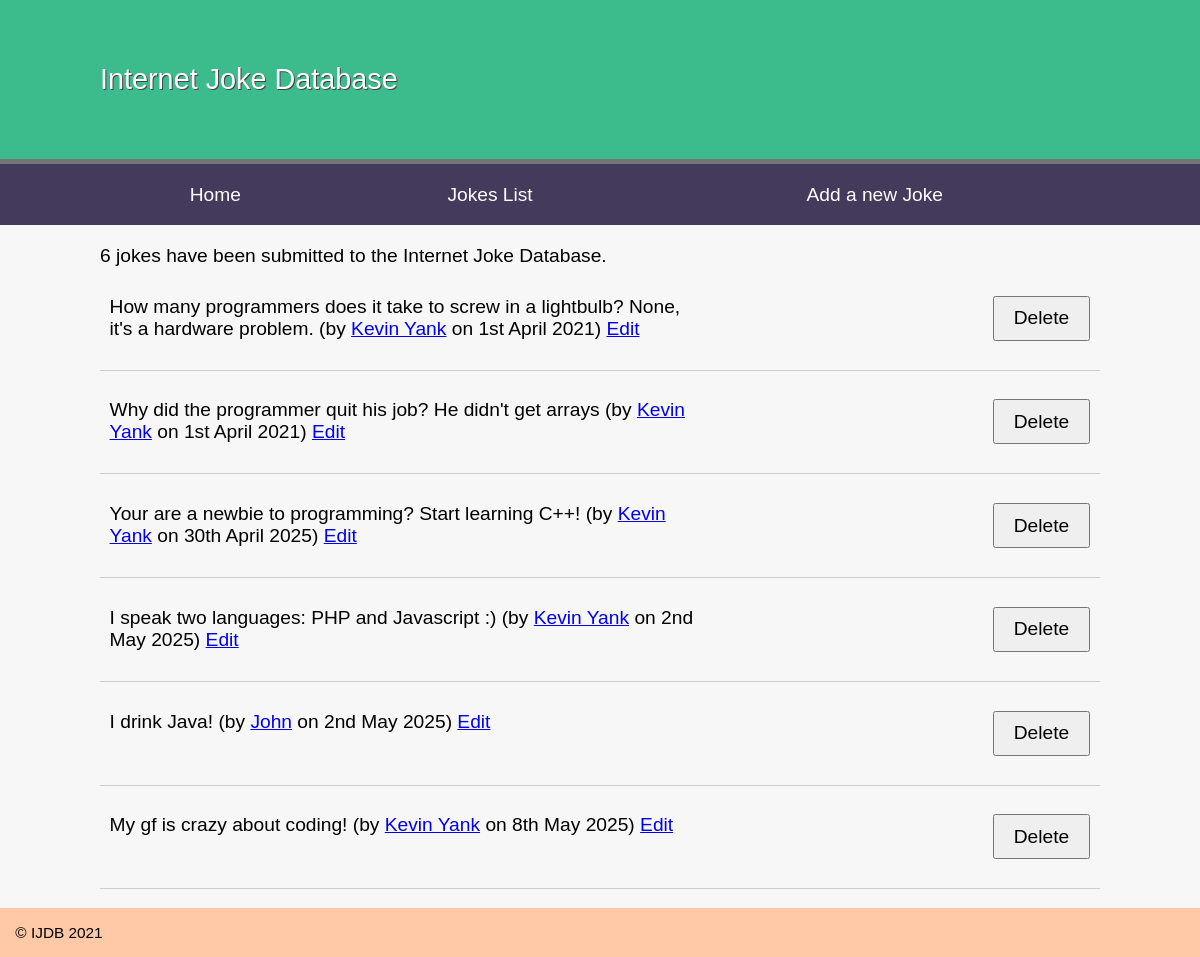
Before: /oop_entry_point_template/public/index.php?action=list with the older database file.
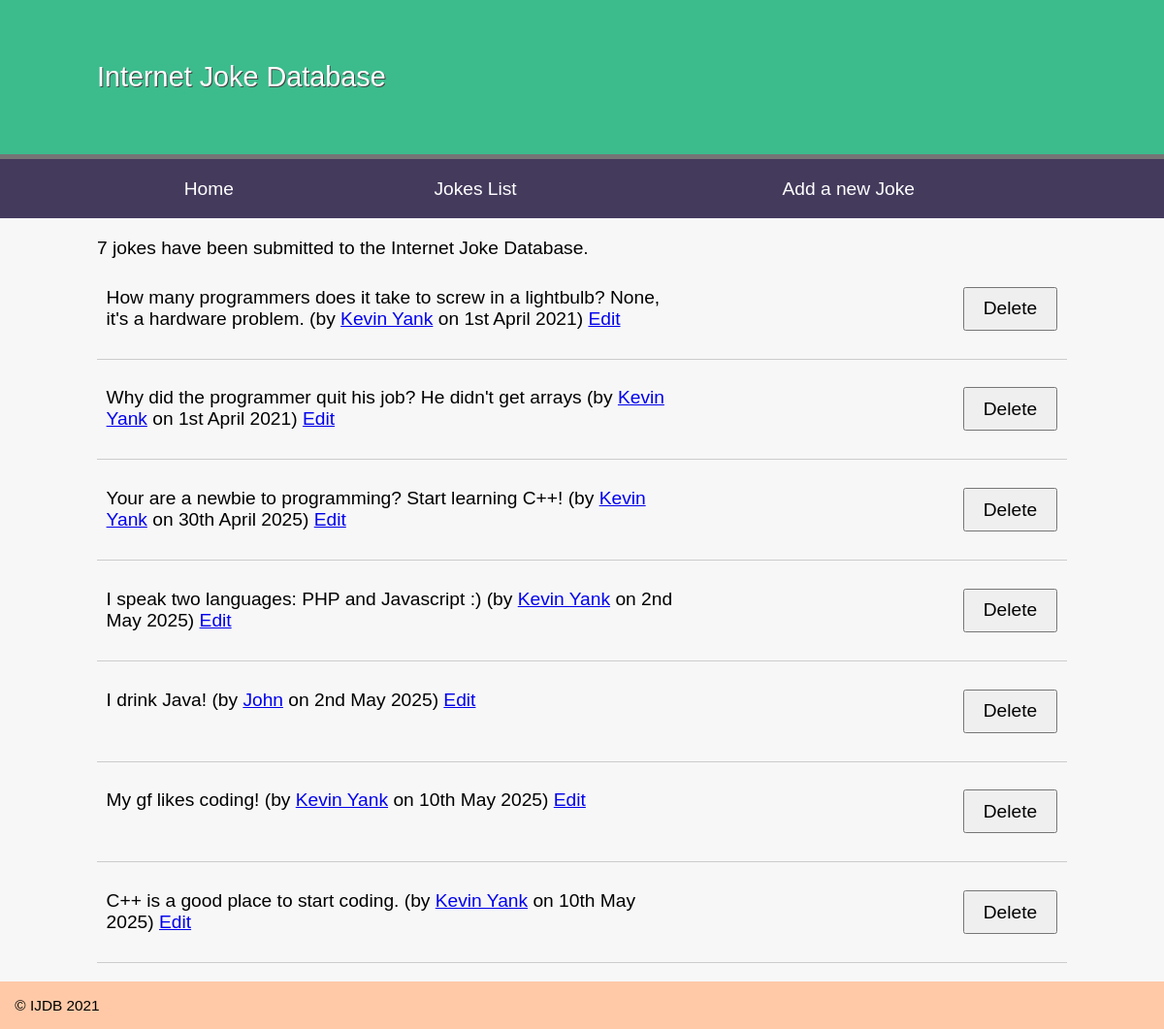
After: the same page with the newer database file.
### tables this page shows
CREATE TABLE `joke` (
  `id` int(11) NOT NULL AUTO_INCREMENT,
  `joketext` text DEFAULT NULL,
  `jokedate` date NOT NULL,
  `authorid` int(11) DEFAULT NULL,
  PRIMARY KEY (`id`)
);

### oop_entry_point_template/public/index.php (called while the page is built, shortened)
<?php
function loadTemplate($templateFileName, $variables) {
    extract($variables);
    include  __DIR__ . '/../templates/' . $templateFileName;
    return ob_get_clean();
}
try {
    include __DIR__ . '/../includes/DatabaseConnection.php';
    include __DIR__ . '/../classes/DatabaseTable.php';
    include __DIR__ . '/../controllers/JokeController.php';
    $jokesTable = new DatabaseTable($pdo, 'joke', 'id');
    $authorsTable = new DatabaseTable($pdo, 'author', 'id');
    $jokeController = new JokeController($jokesTable, $authorsTable);
    $action = $_GET['action'] ?? 'home';
    $page = $jokeController->$action();
    $variables = $page['variables'] ?? [];
    $output = loadTemplate($page['template'], $variables);
} catch (PDOException $e) {
    $title = 'An error has occurred';
    $output = 'Database error: ' . $e->getMessage() . ' in ' .
    $e->getFile() . ':' . $e->getLine();
}
include  __DIR__ . '/../templates/layout.html.php';

### oop_entry_point_template/controllers/JokeController.php (called while the page is built, shortened)
<?php
class JokeController {
	private $authorsTable;
    private $jokesTable;
    public function __construct(DatabaseTable $jokesTable, DatabaseTable $authorsTable) {
        $this->jokesTable = $jokesTable;
        $this->authorsTable = $authorsTable;
    }
	public function list() {
	    $result = $this->jokesTable->findAll();
	    $jokes = [];
	    foreach ($result as $joke) {
	        $author = $this->authorsTable->find('id', $joke['authorid'])[0];
	        $jokes[] = [
	            'id' => $joke['id'],
	            'joketext' => $joke['joketext'],
	            'jokedate' => $joke['jokedate'],
	            'name' => $author['name'],
	            'email' => $author['email']
	        ];
	    }
	    $title = 'Joke list';
	    $totalJokes = $this->jokesTable->total();
	    return ['template' => 'jokes.html.php',
		    'title' => $title,
		    'variables' => [
		        'totalJokes' => $totalJokes,
		        'jokes' => $jokes
		    ]
		];
	}
}

### oop_entry_point_template/classes/DatabaseTable.php (called while the page is built, shortened)
<?php
class DatabaseTable {
    public function find($field, $value) {
        $query = 'SELECT * FROM `' . $this->table . '` WHERE `' . $field . '` = :value';
        $values = [
            'value' => $value
        ];
        $stmt = $this->pdo->prepare($query);
        $stmt->execute($values);
        return $stmt->fetchAll();
    }
    public function findAll() {
        $stmt = $this->pdo->prepare('SELECT * FROM `' . $this->table . '`');
        $stmt->execute();
        return $stmt->fetchAll();
    }
    public function total() {
        $stmt = $this->pdo->prepare('SELECT COUNT(*) FROM `' . $this->table . '`');
        $stmt->execute();
        $row = $stmt->fetch();
        return $row[0];
    }
}

### oop_entry_point_template/templates/jokes.html.php (the view, shortened to what this page needs)
<p><?=$totalJokes?> jokes have been submitted to the Internet Joke Database.</p>
<?php foreach ($jokes as $joke): ?>
<blockquote>
  <p>
  <?=htmlspecialchars($joke['joketext'], ENT_QUOTES, 'UTF-8')?>
  (by <a href="mailto:<?=htmlspecialchars($joke['email'], ENT_QUOTES, 'UTF-8'); ?>">
  <?=htmlspecialchars($joke['name'], ENT_QUOTES, 'UTF-8'); ?></a> on
<?php
$date = new DateTime($joke['jokedate']);
echo $date->format('jS F Y');
?>)
  <a href="index.php?action=edit&id=<?=$joke['id']?>">Edit</a>
  <form action="index.php?action=delete" method="post">
    <input type="submit" value="Delete">
  </form>
  </p>
</blockquote>
<?php endforeach; ?>

### oop_entry_point_template/templates/layout.html.php (shortened to what this page needs)
<!doctype html>
<html>
  <head>
    <link rel="stylesheet" href="jokes.css">
  </head>
  <body>
  <nav>
    <header>
      <h1>Internet Joke Database</h1>
    </header>
    <ul>
      <li><a href="index.php">Home</a></li>
      <li><a href="index.php?action=list">Jokes List</a></li>
      <li><a href="index.php?action=edit">Add a new Joke</a></li>
    </ul>
  </nav>
  <main>
  <?=$output?>
  </main>
  <footer>
  &copy; IJDB 2021
  </footer>
  </body>
</html>

### oop_entry_point_template/public/jokes.css (style rules this page uses)
* { margin: 0; padding: 0; }
body { font-family: Arial, Helvetica, Sans-serif; }
header { display: block; background-color: #3cbc8d; padding: 20px; border-bottom: 5px solid #757575; }
h1 { font-weight: normal; padding: 1.5em; color: white; text-shadow: 1px 1px 0px #444; width: 1000px; margin: auto; }
nav { background-color: #443A5C; }
nav a { color: white; text-decoration: none; }
nav ul { display: table; width: 1000px; margin: auto; }
nav li { display: table-cell; text-align: center; padding: 1em; }
main { overflow: auto; min-height: 30vh; background-color: #f7f7f7; width: 1000px; margin: auto; box-shadow: -1000px 0 0 #f7f7f7, 1000px 0 0 #f7f7f7; padding-top: 20px; }
footer { padding: 1em; background-color: #FFC9A7 ; font-size: 0.8em; }
p { margin-bottom: 1em; }
body { font-size: 1.2em; font-family: arial, helvetica, sans-serif }
input, label, select, textarea { float: left; width: 15em; margin-bottom: 1em; padding: 0.5em; }
input[type="submit"] { margin-left: 15em; width: auto; padding: 0.5em 1em; clear: both; font-size: 1em; }
form { overflow: auto; clear: both; display: block; }
blockquote { display: table; margin-bottom: 1em; border-bottom: 1px solid #ccc; padding: 0.5em; }
blockquote p { display: table-cell; width: 90%; vertical-align: top; }
blockquote form { display: table-cell; width: 10%; }

Changed rows visible on the page:
changed joke: joketext "My gf is crazy about coding!" → "My gf likes coding!"; jokedate "8th May 2025" → "10th May 2025"
added joke: joketext "C++ is a good place to start coding.", name "Kevin Yank", jokedate "10th May 2025"
Other visible differences:
$totalJokes: "6" → "7"
